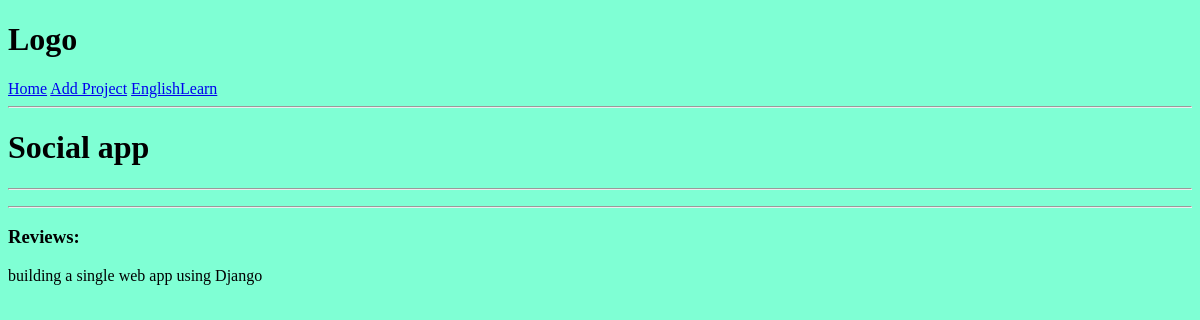
Page /Project/6128486a-2aa1-4483-b914-0a1640d7a271 on the earlier database version.
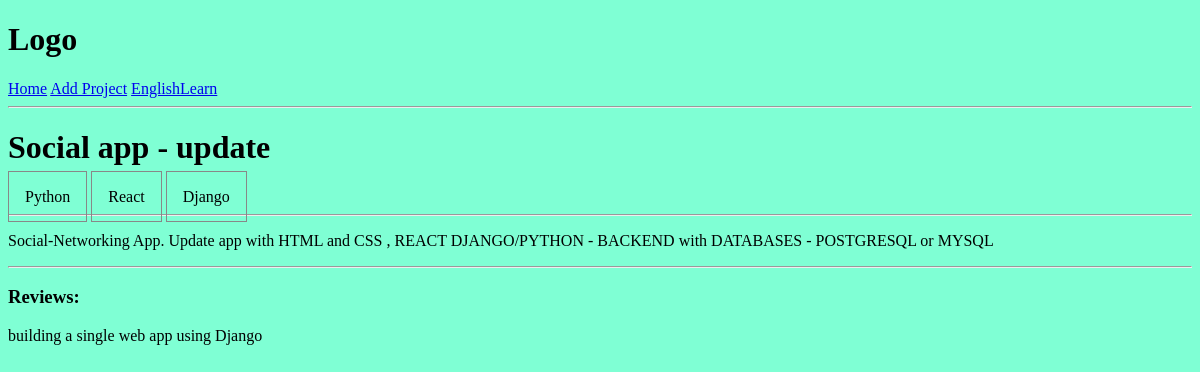
Same page on the later database version.
### projectweb/models.py (models this page shows, shortened)
class Project(models.Model):
    Project_Name = models.CharField(max_length=200)
    Description = models.TextField(null=True,blank=True)
    demo_link  = models.CharField(max_length=1000,null=True,blank=True)
    source_link = models.CharField(max_length=1000,null=True,blank=True)
    vote_total = models.IntegerField(default=0)
    vote_ratio = models.IntegerField(default=0)
    tags        = models.ManyToManyField('Tag',blank=True)
    created    = models.DateTimeField(auto_now_add=True)
    id         = models.UUIDField(default=uuid.uuid4,
                                  unique= True,primary_key=True,editable=False)

class Tag(models.Model):
    name = models.CharField(max_length= 200)
    id   = models.UUIDField(default=uuid.uuid4, unique = True,
                                    primary_key=True, editable=False)
    created = models.DateTimeField(auto_now_add= True)
    def __str__(self):
        return self.name

### projectweb/views.py (the view)
# urls.py: path('Project/<str:pk>',views.project,name="project"),
def project(request,pk):
    projectObj =  Project.objects.get(id=pk)
    contexts = {'project':projectObj}
    return render(request,'projectweb/singlepage.html',contexts)

### projectweb/templates/projectweb/singlepage.html (shortened to what this page needs)
{% extends 'main.html' %}
{% block content %}
<h1>{{project.Project_Name}}</h1>
{% for tag in project.tags.all %}
<span style = "border: 1px solid #888; padding: 1em;">{{tag}}</span>
{% endfor %}
<hr>
<p>{{project.Description}}</p>
<hr>
<h3>Reviews:</h3>
<p>building a single web app using Django </p>
    {% endblock content %}

### templates/main.html (shortened to what this page needs)
<!DOCTYPE html>
<html lang="en">
<head>
</head>
<body>
     {% include 'navbar.html' %}
     {% block content %}
     {% endblock content %}
</body>
</html>

### templates/navbar.html
<h1>Logo</h1>
<a href="/">Home</a>
<a href="{% url 'create-project' %}">Add Project</a>
<a href="/englishpage/">EnglishLearn</a>
<hr>

### templates/main.html (style rules this page uses)
body { background-color: aquamarine; color: black; }

Differences in the rows shown:
changed Project: Project_Name "Social app" → "Social app - update"; Description (not shown) → "Social-Networking App. Update app with HTML and CSS , REACT DJANGO/PYTHON - BACKEND with DATABASES - POSTGRESQL or MYSQL"
added Tag: name "Python"
added Tag: name "React"
added Tag: name "Django"
